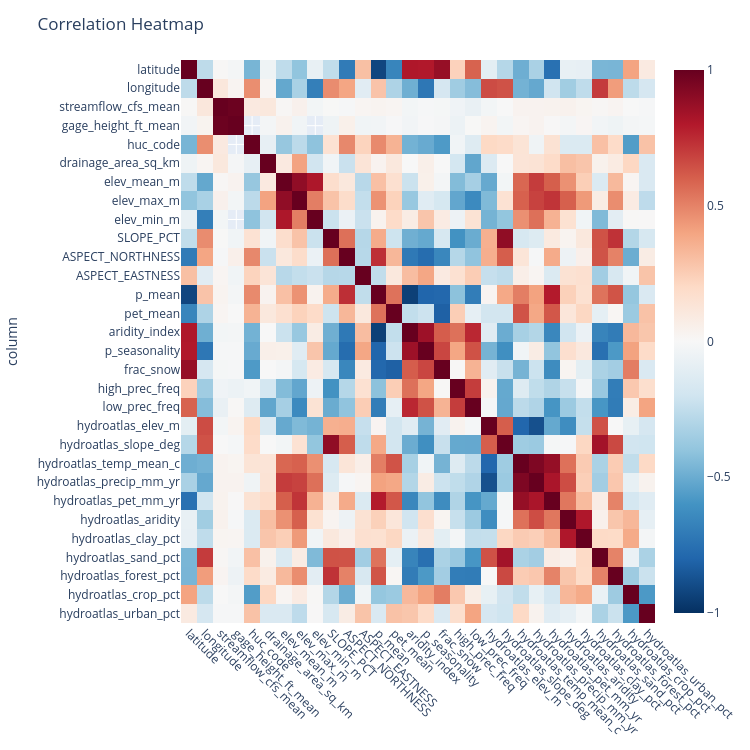

This figure's notebook cell:
### Code cell
corr_pd = corr_df.to_pandas().set_index("column")

n_vars = len(corr_pd.columns)

fig_size = max(600, n_vars * 25)

fig = px.imshow(
    corr_pd,
    color_continuous_scale="RdBu_r",
    zmin=-1,
    zmax=1,
    aspect="auto"
)

fig.update_layout(
    title="Correlation Heatmap",
    width=fig_size,
    height=fig_size,
    xaxis=dict(
        tickangle=45,
        automargin=True
    ),
    yaxis=dict(
        automargin=True
    )
)

fig.update_xaxes(side="bottom")

fig.show()

### Figure 1 — Plotly figure (JSON) as saved in the notebook; plotly's stock layout.template omitted (floating-point values rounded to 4 significant figures; data arrays with more than 128 entries replaced by an {"elided": "..."} marker saying what was removed)
{"data": [{"coloraxis": "coloraxis", "hovertemplate": "x: %{x}<br>column: %{y}<br>color: %{z}<extra></extra>", "name": "0", "type": "heatmap", "x": ["latitude", "longitude", "streamflow_cfs_mean", "gage_height_ft_mean", "huc_code", "drainage_area_sq_km", "elev_mean_m", "elev_max_m", "elev_min_m", "SLOPE_PCT", "ASPECT_NORTHNESS", "ASPECT_EASTNESS", "p_mean", "pet_mean", "aridity_index", "p_seasonality", "frac_snow", "high_prec_freq", "low_prec_freq", "hydroatlas_elev_m", "hydroatlas_slope_deg", "hydroatlas_temp_mean_c", "hydroatlas_precip_mm_yr", "hydroatlas_pet_mm_yr", "hydroatlas_aridity", "hydroatlas_clay_pct", "hydroatlas_sand_pct", "hydroatlas_forest_pct", "hydroatlas_crop_pct", "hydroatlas_urban_pct"], "xaxis": "x", "y": ["latitude", "longitude", "streamflow_cfs_mean", "gage_height_ft_mean", "huc_code", "drainage_area_sq_km", "elev_mean_m", "elev_max_m", "elev_min_m", "SLOPE_PCT", "ASPECT_NORTHNESS", "ASPECT_EASTNESS", "p_mean", "pet_mean", "aridity_index", "p_seasonality", "frac_snow", "high_prec_freq", "low_prec_freq", "hydroatlas_elev_m", "hydroatlas_slope_deg", "hydroatlas_temp_mean_c", "hydroatlas_precip_mm_yr", "hydroatlas_pet_mm_yr", "hydroatlas_aridity", "hydroatlas_clay_pct", "hydroatlas_sand_pct", "hydroatlas_forest_pct", "hydroatlas_crop_pct", "hydroatlas_urban_pct"], "yaxis": "y", "z": {"elided": "30x30 float values"}}], "layout": {"coloraxis": {"cmax": 1, "cmin": -1, "colorscale": [[0, "rgb(5,48,97)"], [0.1, "rgb(33,102,172)"], [0.2, "rgb(67,147,195)"], [0.3, "rgb(146,197,222)"], [0.4, "rgb(209,229,240)"], [0.5, "rgb(247,247,247)"], [0.6, "rgb(253,219,199)"], [0.7, "rgb(244,165,130)"], [0.8, "rgb(214,96,77)"], [0.9, "rgb(178,24,43)"], [1, "rgb(103,0,31)"]]}, "height": 750, "margin": {"t": 60}, "title": {"text": "Correlation Heatmap"}, "width": 750, "xaxis": {"anchor": "y", "automargin": true, "domain": [0, 1], "side": "bottom", "tickangle": 45}, "yaxis": {"anchor": "x", "automargin": true, "autorange": "reversed", "domain": [0, 1], "title": {"text": "column"}}}}
